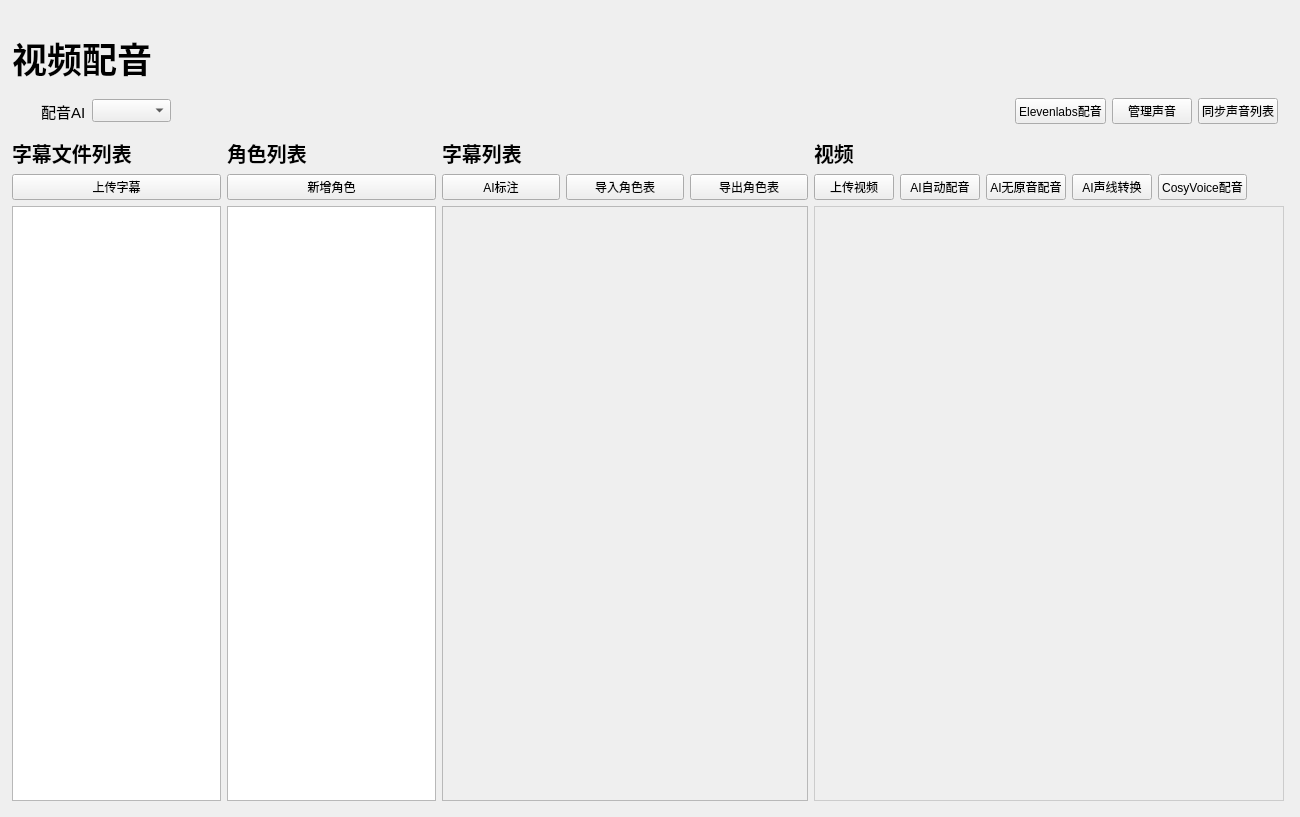
<?xml version="1.0" encoding="UTF-8"?>
<ui version="4.0">
 <class>Subtitle</class>
 <widget class="QWidget" name="Subtitle">
  <property name="geometry">
   <rect>
    <x>0</x>
    <y>0</y>
    <width>1300</width>
    <height>817</height>
   </rect>
  </property>
  <property name="windowTitle">
   <string>Form</string>
  </property>
  <layout class="QVBoxLayout" name="verticalLayout_2" stretch="1,1,20">
   <property name="leftMargin">
    <number>12</number>
   </property>
   <property name="topMargin">
    <number>32</number>
   </property>
   <property name="rightMargin">
    <number>16</number>
   </property>
   <property name="bottomMargin">
    <number>16</number>
   </property>
   <item>
    <widget class="QLabel" name="PackageTitile">
     <property name="maximumSize">
      <size>
       <width>16777215</width>
       <height>3000</height>
      </size>
     </property>
     <property name="font">
      <font>
       <family>微软雅黑</family>
       <pointsize>26</pointsize>
       <weight>75</weight>
       <bold>true</bold>
       <kerning>true</kerning>
      </font>
     </property>
     <property name="text">
      <string>视频配音</string>
     </property>
    </widget>
   </item>
   <item>
    <layout class="QVBoxLayout" name="Tools">
     <property name="spacing">
      <number>0</number>
     </property>
     <item>
      <widget class="SimpleCardWidget" name="M3U8Box">
       <property name="minimumSize">
        <size>
         <width>0</width>
         <height>42</height>
        </size>
       </property>
       <layout class="QHBoxLayout" name="horizontalLayout_3" stretch="0,0,0,0,0,0,0,0">
        <property name="leftMargin">
         <number>6</number>
        </property>
        <property name="topMargin">
         <number>6</number>
        </property>
        <property name="rightMargin">
         <number>6</number>
        </property>
        <property name="bottomMargin">
         <number>6</number>
        </property>
        <item>
         <widget class="QLabel" name="label_3">
          <property name="text">
           <string/>
          </property>
         </widget>
        </item>
        <item>
         <spacer name="horizontalSpacer_3">
          <property name="orientation">
           <enum>Qt::Horizontal</enum>
          </property>
          <property name="sizeType">
           <enum>QSizePolicy::Fixed</enum>
          </property>
          <property name="sizeHint" stdset="0">
           <size>
            <width>10</width>
            <height>20</height>
           </size>
          </property>
         </spacer>
        </item>
        <item>
         <widget class="QLabel" name="label">
          <property name="font">
           <font>
            <family>Microsoft YaHei UI</family>
            <pointsize>11</pointsize>
           </font>
          </property>
          <property name="text">
           <string>配音AI</string>
          </property>
         </widget>
        </item>
        <item>
         <widget class="QComboBox" name="DubbingSelector">
          <property name="font">
           <font>
            <family>Microsoft YaHei UI</family>
            <pointsize>10</pointsize>
           </font>
          </property>
         </widget>
        </item>
        <item>
         <spacer name="horizontalSpacer">
          <property name="orientation">
           <enum>Qt::Horizontal</enum>
          </property>
          <property name="sizeHint" stdset="0">
           <size>
            <width>40</width>
            <height>20</height>
           </size>
          </property>
         </spacer>
        </item>
        <item>
         <widget class="PushButton" name="ElevenDubbingBtn">
          <property name="text">
           <string>Elevenlabs配音</string>
          </property>
         </widget>
        </item>
        <item>
         <widget class="PushButton" name="DelVoiceBtn">
          <property name="text">
           <string>管理声音</string>
          </property>
         </widget>
        </item>
        <item>
         <widget class="PushButton" name="PullVoiceBtn">
          <property name="text">
           <string>同步声音列表</string>
          </property>
         </widget>
        </item>
       </layout>
      </widget>
     </item>
    </layout>
   </item>
   <item>
    <widget class="QWidget" name="widget" native="true">
     <layout class="QHBoxLayout" name="horizontalLayout_5" stretch="4,4,7,9">
      <property name="spacing">
       <number>6</number>
      </property>
      <property name="leftMargin">
       <number>0</number>
      </property>
      <property name="topMargin">
       <number>0</number>
      </property>
      <property name="rightMargin">
       <number>0</number>
      </property>
      <property name="bottomMargin">
       <number>0</number>
      </property>
      <item>
       <layout class="QVBoxLayout" name="SubUpload" stretch="0,0,1">
        <item>
         <widget class="QLabel" name="MP4Title">
          <property name="maximumSize">
           <size>
            <width>16777215</width>
            <height>3000</height>
           </size>
          </property>
          <property name="font">
           <font>
            <family>微软雅黑</family>
            <pointsize>15</pointsize>
            <weight>75</weight>
            <bold>true</bold>
           </font>
          </property>
          <property name="text">
           <string>字幕文件列表</string>
          </property>
         </widget>
        </item>
        <item>
         <layout class="QHBoxLayout" name="btnbox">
          <item>
           <widget class="PushButton" name="AddSubBtn">
            <property name="text">
             <string>上传字幕</string>
            </property>
           </widget>
          </item>
         </layout>
        </item>
        <item>
         <widget class="QWidget" name="SubListBox" native="true">
          <property name="minimumSize">
           <size>
            <width>0</width>
            <height>430</height>
           </size>
          </property>
          <property name="styleSheet">
           <string notr="true">#SubListBox{
	border: 1px solid #ccc;
}</string>
          </property>
          <layout class="QGridLayout" name="gridLayout_4">
           <property name="leftMargin">
            <number>0</number>
           </property>
           <property name="topMargin">
            <number>0</number>
           </property>
           <property name="rightMargin">
            <number>0</number>
           </property>
           <property name="bottomMargin">
            <number>0</number>
           </property>
           <property name="spacing">
            <number>0</number>
           </property>
           <item row="0" column="0">
            <widget class="ListWidget" name="SubListWidget"/>
           </item>
          </layout>
         </widget>
        </item>
       </layout>
      </item>
      <item>
       <layout class="QVBoxLayout" name="RoleList" stretch="0,0,1">
        <item>
         <widget class="QLabel" name="MP4Title_3">
          <property name="maximumSize">
           <size>
            <width>16777215</width>
            <height>3000</height>
           </size>
          </property>
          <property name="font">
           <font>
            <family>微软雅黑</family>
            <pointsize>15</pointsize>
            <weight>75</weight>
            <bold>true</bold>
           </font>
          </property>
          <property name="text">
           <string>角色列表</string>
          </property>
         </widget>
        </item>
        <item>
         <layout class="QHBoxLayout" name="horizontalLayout_2">
          <item>
           <widget class="PushButton" name="AddRoleBtn">
            <property name="sizePolicy">
             <sizepolicy hsizetype="Minimum" vsizetype="Fixed">
              <horstretch>0</horstretch>
              <verstretch>0</verstretch>
             </sizepolicy>
            </property>
            <property name="maximumSize">
             <size>
              <width>16777215</width>
              <height>16777215</height>
             </size>
            </property>
            <property name="text">
             <string>新增角色</string>
            </property>
           </widget>
          </item>
         </layout>
        </item>
        <item>
         <widget class="QWidget" name="RoleListBox" native="true">
          <property name="styleSheet">
           <string notr="true">#RoleListBox{
	border: 1px solid #ccc;
}</string>
          </property>
          <layout class="QGridLayout" name="gridLayout_2">
           <property name="leftMargin">
            <number>0</number>
           </property>
           <property name="topMargin">
            <number>0</number>
           </property>
           <property name="rightMargin">
            <number>0</number>
           </property>
           <property name="bottomMargin">
            <number>0</number>
           </property>
           <property name="spacing">
            <number>0</number>
           </property>
           <item row="0" column="0">
            <widget class="ListWidget" name="RoleListWidget"/>
           </item>
          </layout>
         </widget>
        </item>
       </layout>
      </item>
      <item>
       <layout class="QVBoxLayout" name="SubList" stretch="0,0,1">
        <item>
         <widget class="QLabel" name="MP4Title_2">
          <property name="maximumSize">
           <size>
            <width>16777215</width>
            <height>3000</height>
           </size>
          </property>
          <property name="font">
           <font>
            <family>微软雅黑</family>
            <pointsize>15</pointsize>
            <weight>75</weight>
            <bold>true</bold>
           </font>
          </property>
          <property name="text">
           <string>字幕列表</string>
          </property>
         </widget>
        </item>
        <item>
         <layout class="QHBoxLayout" name="horizontalLayout_4" stretch="0,0,0">
          <property name="bottomMargin">
           <number>0</number>
          </property>
          <item>
           <widget class="PushButton" name="AutoMarkBtn">
            <property name="text">
             <string>AI标注</string>
            </property>
           </widget>
          </item>
          <item>
           <widget class="PushButton" name="ImportRoleBtn">
            <property name="text">
             <string>导入角色表</string>
            </property>
           </widget>
          </item>
          <item>
           <widget class="PushButton" name="OutputRoleBtn">
            <property name="text">
             <string>导出角色表</string>
            </property>
           </widget>
          </item>
         </layout>
        </item>
        <item>
         <widget class="QWidget" name="MP4Box_2" native="true">
          <property name="minimumSize">
           <size>
            <width>0</width>
            <height>430</height>
           </size>
          </property>
          <layout class="QGridLayout" name="gridLayout_6">
           <property name="leftMargin">
            <number>0</number>
           </property>
           <property name="topMargin">
            <number>0</number>
           </property>
           <property name="rightMargin">
            <number>0</number>
           </property>
           <property name="bottomMargin">
            <number>0</number>
           </property>
           <property name="spacing">
            <number>0</number>
           </property>
           <item row="0" column="0">
            <widget class="QScrollArea" name="SubScroll">
             <property name="styleSheet">
              <string notr="true"/>
             </property>
             <property name="widgetResizable">
              <bool>true</bool>
             </property>
             <widget class="QWidget" name="scrollAreaWidgetContents">
              <property name="geometry">
               <rect>
                <x>0</x>
                <y>0</y>
                <width>362</width>
                <height>598</height>
               </rect>
              </property>
             </widget>
            </widget>
           </item>
          </layout>
         </widget>
        </item>
       </layout>
      </item>
      <item>
       <layout class="QVBoxLayout" name="Mkv" stretch="0,0,1">
        <property name="spacing">
         <number>6</number>
        </property>
        <property name="bottomMargin">
         <number>0</number>
        </property>
        <item>
         <widget class="QLabel" name="MkvTitle">
          <property name="maximumSize">
           <size>
            <width>16777215</width>
            <height>3000</height>
           </size>
          </property>
          <property name="font">
           <font>
            <family>微软雅黑</family>
            <pointsize>15</pointsize>
            <weight>75</weight>
            <bold>true</bold>
           </font>
          </property>
          <property name="text">
           <string>视频</string>
          </property>
         </widget>
        </item>
        <item>
         <layout class="QHBoxLayout" name="horizontalLayout" stretch="3,3,0,0,0,4">
          <item>
           <widget class="PushButton" name="AddVideoBtn">
            <property name="text">
             <string>上传视频</string>
            </property>
           </widget>
          </item>
          <item>
           <widget class="PushButton" name="AIDubbingBtn">
            <property name="text">
             <string>AI自动配音</string>
            </property>
           </widget>
          </item>
          <item>
           <widget class="PushButton" name="AIDirectedBtn">
            <property name="text">
             <string>AI无原音配音</string>
            </property>
           </widget>
          </item>
          <item>
           <widget class="PushButton" name="AIVoiceBtn">
            <property name="text">
             <string>AI声线转换</string>
            </property>
           </widget>
          </item>
          <item>
           <widget class="PushButton" name="CosyDubbingBtn">
            <property name="text">
             <string>CosyVoice配音</string>
            </property>
           </widget>
          </item>
          <item>
           <spacer name="horizontalSpacer_2">
            <property name="orientation">
             <enum>Qt::Horizontal</enum>
            </property>
            <property name="sizeType">
             <enum>QSizePolicy::Preferred</enum>
            </property>
            <property name="sizeHint" stdset="0">
             <size>
              <width>40</width>
              <height>20</height>
             </size>
            </property>
           </spacer>
          </item>
         </layout>
        </item>
        <item>
         <widget class="QWidget" name="CustomVideoWidget" native="true">
          <property name="styleSheet">
           <string notr="true">#CustomVideoWidget{
	border: 1px solid #ccc;
}</string>
          </property>
          <layout class="QVBoxLayout" name="verticalLayout"/>
         </widget>
        </item>
       </layout>
      </item>
     </layout>
    </widget>
   </item>
  </layout>
 </widget>
 <customwidgets>
  <customwidget>
   <class>PushButton</class>
   <extends>QPushButton</extends>
   <header location="global">qfluentwidgets</header>
  </customwidget>
  <customwidget>
   <class>CardWidget</class>
   <extends>QFrame</extends>
   <header>qfluentwidgets</header>
   <container>1</container>
  </customwidget>
  <customwidget>
   <class>SimpleCardWidget</class>
   <extends>CardWidget</extends>
   <header>qfluentwidgets</header>
   <container>1</container>
  </customwidget>
  <customwidget>
   <class>ListWidget</class>
   <extends>QListWidget</extends>
   <header>qfluentwidgets</header>
  </customwidget>
 </customwidgets>
 <resources/>
 <connections/>
</ui>
